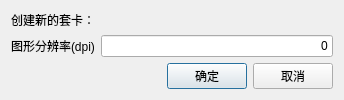
<?xml version="1.0" encoding="UTF-8"?>
<ui version="4.0">
 <class>CreateCardDlg</class>
 <widget class="QDialog" name="CreateCardDlg">
  <property name="geometry">
   <rect>
    <x>0</x>
    <y>0</y>
    <width>344</width>
    <height>87</height>
   </rect>
  </property>
  <property name="sizePolicy">
   <sizepolicy hsizetype="Preferred" vsizetype="Fixed">
    <horstretch>0</horstretch>
    <verstretch>0</verstretch>
   </sizepolicy>
  </property>
  <property name="windowTitle">
   <string>创建套卡</string>
  </property>
  <layout class="QGridLayout" name="gridLayout">
   <item row="0" column="0">
    <widget class="QLabel" name="label">
     <property name="text">
      <string>创建新的套卡：</string>
     </property>
    </widget>
   </item>
   <item row="2" column="0">
    <spacer name="horizontalSpacer">
     <property name="orientation">
      <enum>Qt::Horizontal</enum>
     </property>
     <property name="sizeHint" stdset="0">
      <size>
       <width>161</width>
       <height>20</height>
      </size>
     </property>
    </spacer>
   </item>
   <item row="2" column="1">
    <widget class="QPushButton" name="okBtn">
     <property name="text">
      <string>确定</string>
     </property>
    </widget>
   </item>
   <item row="2" column="2">
    <widget class="QPushButton" name="cancelBtn">
     <property name="text">
      <string>取消</string>
     </property>
    </widget>
   </item>
   <item row="1" column="0" colspan="3">
    <layout class="QHBoxLayout" name="horizontalLayout">
     <item>
      <widget class="QLabel" name="label_3">
       <property name="text">
        <string>图形分辨率(dpi)</string>
       </property>
      </widget>
     </item>
     <item>
      <widget class="QLineEdit" name="dpiEdit">
       <property name="text">
        <string>0</string>
       </property>
       <property name="alignment">
        <set>Qt::AlignRight|Qt::AlignTrailing|Qt::AlignVCenter</set>
       </property>
      </widget>
     </item>
    </layout>
   </item>
  </layout>
 </widget>
 <layoutdefault spacing="6" margin="11"/>
 <resources/>
 <connections>
  <connection>
   <sender>cancelBtn</sender>
   <signal>clicked()</signal>
   <receiver>CreateCardDlg</receiver>
   <slot>close()</slot>
   <hints>
    <hint type="sourcelabel">
     <x>299</x>
     <y>57</y>
    </hint>
    <hint type="destinationlabel">
     <x>196</x>
     <y>11</y>
    </hint>
   </hints>
  </connection>
 </connections>
</ui>
